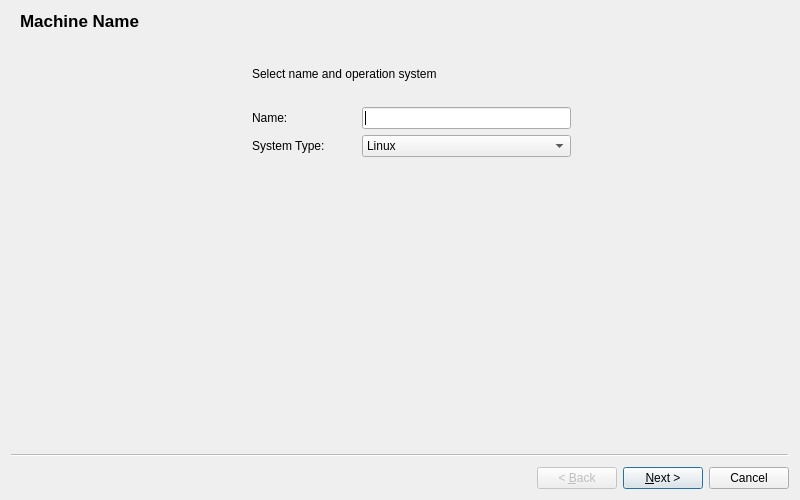
<?xml version="1.0" encoding="UTF-8"?>
<ui version="4.0">
 <class>NewMachineWidget</class>
 <widget class="QWizard" name="NewMachineWidget">
  <property name="geometry">
   <rect>
    <x>0</x>
    <y>0</y>
    <width>800</width>
    <height>500</height>
   </rect>
  </property>
  <property name="minimumSize">
   <size>
    <width>800</width>
    <height>500</height>
   </size>
  </property>
  <property name="windowTitle">
   <string>Previous</string>
  </property>
  <widget class="QWizardPage" name="wizardPageName">
   <property name="title">
    <string>Machine Name</string>
   </property>
   <layout class="QGridLayout" name="gridLayout">
    <item row="0" column="0">
     <layout class="QHBoxLayout" name="horizontalLayout" stretch="3,7">
      <item>
       <widget class="QLabel" name="label_1">
        <property name="text">
         <string/>
        </property>
        <property name="pixmap">
         <pixmap resource="resourse.qrc">:/Resources/qemu.png</pixmap>
        </property>
       </widget>
      </item>
      <item>
       <layout class="QVBoxLayout" name="verticalLayout" stretch="2,4,4,10">
        <item>
         <widget class="QLabel" name="label_3">
          <property name="text">
           <string>Select name and operation system</string>
          </property>
         </widget>
        </item>
        <item>
         <layout class="QHBoxLayout" name="horizontalLayout_4" stretch="2,4,4">
          <item>
           <widget class="QLabel" name="label_4">
            <property name="text">
             <string>Name:</string>
            </property>
           </widget>
          </item>
          <item>
           <widget class="QLineEdit" name="vmNameLineEdit"/>
          </item>
          <item>
           <spacer name="horizontalSpacer_4">
            <property name="orientation">
             <enum>Qt::Horizontal</enum>
            </property>
            <property name="sizeHint" stdset="0">
             <size>
              <width>40</width>
              <height>20</height>
             </size>
            </property>
           </spacer>
          </item>
         </layout>
        </item>
        <item>
         <layout class="QHBoxLayout" name="horizontalLayout_5" stretch="2,4,4">
          <item>
           <widget class="QLabel" name="label_5">
            <property name="text">
             <string>System Type:</string>
            </property>
           </widget>
          </item>
          <item>
           <widget class="QComboBox" name="osTypeComboBox">
            <item>
             <property name="text">
              <string>Linux</string>
             </property>
            </item>
            <item>
             <property name="text">
              <string>Windows</string>
             </property>
            </item>
           </widget>
          </item>
          <item>
           <spacer name="horizontalSpacer_5">
            <property name="orientation">
             <enum>Qt::Horizontal</enum>
            </property>
            <property name="sizeHint" stdset="0">
             <size>
              <width>40</width>
              <height>20</height>
             </size>
            </property>
           </spacer>
          </item>
         </layout>
        </item>
        <item>
         <spacer name="verticalSpacer">
          <property name="orientation">
           <enum>Qt::Vertical</enum>
          </property>
          <property name="sizeHint" stdset="0">
           <size>
            <width>20</width>
            <height>40</height>
           </size>
          </property>
         </spacer>
        </item>
       </layout>
      </item>
     </layout>
    </item>
   </layout>
  </widget>
  <widget class="QWizardPage" name="wizardPageHardware">
   <property name="title">
    <string>Machine Hardware</string>
   </property>
   <layout class="QGridLayout" name="gridLayout_3">
    <item row="0" column="0">
     <layout class="QHBoxLayout" name="horizontalLayout_3" stretch="3,7">
      <item>
       <widget class="QLabel" name="label_7">
        <property name="text">
         <string/>
        </property>
        <property name="pixmap">
         <pixmap resource="resourse.qrc">:/Resources/qemu.png</pixmap>
        </property>
       </widget>
      </item>
      <item>
       <widget class="QTabWidget" name="tabWidget_2">
        <property name="currentIndex">
         <number>0</number>
        </property>
        <widget class="QWidget" name="tab_cpu">
         <attribute name="title">
          <string>CPU</string>
         </attribute>
         <layout class="QGridLayout" name="gridLayout_5">
          <item row="0" column="0">
           <layout class="QVBoxLayout" name="verticalLayout_3">
            <item>
             <widget class="QGroupBox" name="groupBox">
              <property name="title">
               <string>CPU Setting</string>
              </property>
             </widget>
            </item>
           </layout>
          </item>
         </layout>
        </widget>
        <widget class="QWidget" name="tab_memory">
         <attribute name="title">
          <string>Memory</string>
         </attribute>
         <layout class="QGridLayout" name="gridLayout_6">
          <item row="0" column="0">
           <layout class="QVBoxLayout" name="verticalLayout_4">
            <item>
             <widget class="QGroupBox" name="groupBox_2">
              <property name="title">
               <string>Memory Setting</string>
              </property>
             </widget>
            </item>
           </layout>
          </item>
         </layout>
        </widget>
       </widget>
      </item>
     </layout>
    </item>
   </layout>
  </widget>
  <widget class="QWizardPage" name="wizardPageDisks">
   <property name="title">
    <string>Machine Disks</string>
   </property>
   <layout class="QGridLayout" name="gridLayout_2">
    <item row="0" column="0">
     <layout class="QHBoxLayout" name="horizontalLayout_2" stretch="3,7">
      <item>
       <widget class="QLabel" name="label_2">
        <property name="text">
         <string/>
        </property>
        <property name="pixmap">
         <pixmap resource="resourse.qrc">:/Resources/qemu.png</pixmap>
        </property>
       </widget>
      </item>
      <item>
       <widget class="QTabWidget" name="tabWidget">
        <property name="currentIndex">
         <number>0</number>
        </property>
        <widget class="QWidget" name="tab_disk1">
         <attribute name="title">
          <string>Disk</string>
         </attribute>
         <layout class="QGridLayout" name="gridLayout_4">
          <item row="0" column="0">
           <layout class="QHBoxLayout" name="horizontalLayout_6">
            <item>
             <widget class="QLabel" name="label_8">
              <property name="text">
               <string>Path:</string>
              </property>
             </widget>
            </item>
            <item>
             <widget class="QLineEdit" name="diskPath"/>
            </item>
            <item>
             <widget class="QPushButton" name="choseDiskButton">
              <property name="text">
               <string>Chose</string>
              </property>
             </widget>
            </item>
           </layout>
          </item>
         </layout>
        </widget>
       </widget>
      </item>
     </layout>
    </item>
   </layout>
  </widget>
 </widget>
 <resources>
  <include location="resourse.qrc"/>
 </resources>
 <connections/>
</ui>
